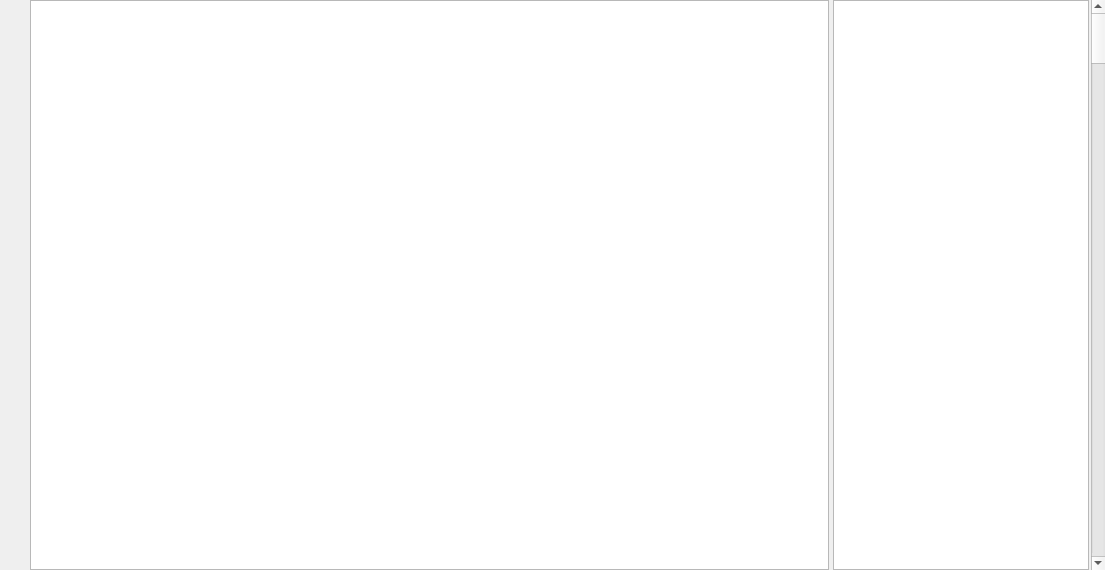
<?xml version="1.0" encoding="UTF-8"?>
<ui version="4.0">
 <class>PLMWritingZone</class>
 <widget class="QWidget" name="PLMWritingZone">
  <property name="enabled">
   <bool>true</bool>
  </property>
  <property name="geometry">
   <rect>
    <x>0</x>
    <y>0</y>
    <width>1105</width>
    <height>570</height>
   </rect>
  </property>
  <property name="windowTitle">
   <string>Form</string>
  </property>
  <layout class="QVBoxLayout" name="verticalLayout">
   <property name="spacing">
    <number>2</number>
   </property>
   <property name="leftMargin">
    <number>0</number>
   </property>
   <property name="topMargin">
    <number>0</number>
   </property>
   <property name="rightMargin">
    <number>0</number>
   </property>
   <property name="bottomMargin">
    <number>0</number>
   </property>
   <item>
    <layout class="QHBoxLayout" name="horizontalLayout">
     <item>
      <widget class="QWidget" name="sizeHorizontalSpacer_left" native="true">
       <property name="sizePolicy">
        <sizepolicy hsizetype="Expanding" vsizetype="Preferred">
         <horstretch>0</horstretch>
         <verstretch>0</verstretch>
        </sizepolicy>
       </property>
       <property name="palette">
        <palette>
         <active>
          <colorrole role="Base">
           <brush brushstyle="SolidPattern">
            <color alpha="255">
             <red>255</red>
             <green>255</green>
             <blue>255</blue>
            </color>
           </brush>
          </colorrole>
          <colorrole role="Window">
           <brush brushstyle="SolidPattern">
            <color alpha="0">
             <red>242</red>
             <green>241</green>
             <blue>240</blue>
            </color>
           </brush>
          </colorrole>
         </active>
         <inactive>
          <colorrole role="Base">
           <brush brushstyle="SolidPattern">
            <color alpha="255">
             <red>255</red>
             <green>255</green>
             <blue>255</blue>
            </color>
           </brush>
          </colorrole>
          <colorrole role="Window">
           <brush brushstyle="SolidPattern">
            <color alpha="0">
             <red>242</red>
             <green>241</green>
             <blue>240</blue>
            </color>
           </brush>
          </colorrole>
         </inactive>
         <disabled>
          <colorrole role="Base">
           <brush brushstyle="SolidPattern">
            <color alpha="0">
             <red>242</red>
             <green>241</green>
             <blue>240</blue>
            </color>
           </brush>
          </colorrole>
          <colorrole role="Window">
           <brush brushstyle="SolidPattern">
            <color alpha="0">
             <red>242</red>
             <green>241</green>
             <blue>240</blue>
            </color>
           </brush>
          </colorrole>
         </disabled>
        </palette>
       </property>
      </widget>
     </item>
     <item>
      <layout class="QVBoxLayout" name="verticalLayout_2">
       <property name="spacing">
        <number>6</number>
       </property>
       <item>
        <spacer name="verticalSpacer_2">
         <property name="orientation">
          <enum>Qt::Vertical</enum>
         </property>
         <property name="sizeHint" stdset="0">
          <size>
           <width>1</width>
           <height>40</height>
          </size>
         </property>
        </spacer>
       </item>
       <item>
        <widget class="ToolBar" name="toolBar" native="true">
         <property name="minimumSize">
          <size>
           <width>20</width>
           <height>0</height>
          </size>
         </property>
        </widget>
       </item>
       <item>
        <spacer name="verticalSpacer">
         <property name="orientation">
          <enum>Qt::Vertical</enum>
         </property>
         <property name="sizeHint" stdset="0">
          <size>
           <width>1</width>
           <height>40</height>
          </size>
         </property>
        </spacer>
       </item>
      </layout>
     </item>
     <item>
      <widget class="SizeHandle" name="sizeHandle" native="true">
       <property name="minimumSize">
        <size>
         <width>4</width>
         <height>0</height>
        </size>
       </property>
       <property name="cursor">
        <cursorShape>SizeHorCursor</cursorShape>
       </property>
       <property name="mouseTracking">
        <bool>true</bool>
       </property>
       <property name="locale">
        <locale language="English" country="UnitedStates"/>
       </property>
      </widget>
     </item>
     <item>
      <widget class="RichTextEdit" name="richTextEdit">
       <property name="sizePolicy">
        <sizepolicy hsizetype="Expanding" vsizetype="Expanding">
         <horstretch>1</horstretch>
         <verstretch>0</verstretch>
        </sizepolicy>
       </property>
       <property name="minimumSize">
        <size>
         <width>40</width>
         <height>40</height>
        </size>
       </property>
       <property name="verticalScrollBarPolicy">
        <enum>Qt::ScrollBarAlwaysOff</enum>
       </property>
       <property name="horizontalScrollBarPolicy">
        <enum>Qt::ScrollBarAlwaysOff</enum>
       </property>
      </widget>
     </item>
     <item>
      <widget class="QWidget" name="sizeHorizontalSpacer_right" native="true">
       <property name="sizePolicy">
        <sizepolicy hsizetype="Expanding" vsizetype="Preferred">
         <horstretch>0</horstretch>
         <verstretch>0</verstretch>
        </sizepolicy>
       </property>
       <property name="palette">
        <palette>
         <active>
          <colorrole role="Base">
           <brush brushstyle="SolidPattern">
            <color alpha="255">
             <red>255</red>
             <green>255</green>
             <blue>255</blue>
            </color>
           </brush>
          </colorrole>
          <colorrole role="Window">
           <brush brushstyle="SolidPattern">
            <color alpha="0">
             <red>242</red>
             <green>241</green>
             <blue>240</blue>
            </color>
           </brush>
          </colorrole>
         </active>
         <inactive>
          <colorrole role="Base">
           <brush brushstyle="SolidPattern">
            <color alpha="255">
             <red>255</red>
             <green>255</green>
             <blue>255</blue>
            </color>
           </brush>
          </colorrole>
          <colorrole role="Window">
           <brush brushstyle="SolidPattern">
            <color alpha="0">
             <red>242</red>
             <green>241</green>
             <blue>240</blue>
            </color>
           </brush>
          </colorrole>
         </inactive>
         <disabled>
          <colorrole role="Base">
           <brush brushstyle="SolidPattern">
            <color alpha="0">
             <red>242</red>
             <green>241</green>
             <blue>240</blue>
            </color>
           </brush>
          </colorrole>
          <colorrole role="Window">
           <brush brushstyle="SolidPattern">
            <color alpha="0">
             <red>242</red>
             <green>241</green>
             <blue>240</blue>
            </color>
           </brush>
          </colorrole>
         </disabled>
        </palette>
       </property>
      </widget>
     </item>
     <item>
      <widget class="Minimap" name="minimap">
       <property name="sizePolicy">
        <sizepolicy hsizetype="Expanding" vsizetype="Expanding">
         <horstretch>0</horstretch>
         <verstretch>0</verstretch>
        </sizepolicy>
       </property>
       <property name="verticalScrollBarPolicy">
        <enum>Qt::ScrollBarAlwaysOff</enum>
       </property>
       <property name="horizontalScrollBarPolicy">
        <enum>Qt::ScrollBarAlwaysOff</enum>
       </property>
      </widget>
     </item>
     <item>
      <widget class="QScrollBar" name="verticalScrollBar">
       <property name="orientation">
        <enum>Qt::Vertical</enum>
       </property>
      </widget>
     </item>
    </layout>
   </item>
  </layout>
  <action name="actionCopy">
   <property name="icon">
    <iconset>
     <normaloff>../pics/32x32/edit-copy.png</normaloff>../pics/32x32/edit-copy.png</iconset>
   </property>
   <property name="text">
    <string>Copy</string>
   </property>
   <property name="shortcut">
    <string>Ctrl+C</string>
   </property>
   <property name="shortcutContext">
    <enum>Qt::WidgetWithChildrenShortcut</enum>
   </property>
  </action>
  <action name="actionPaste">
   <property name="icon">
    <iconset>
     <normaloff>../pics/32x32/edit-paste.png</normaloff>../pics/32x32/edit-paste.png</iconset>
   </property>
   <property name="text">
    <string>Paste</string>
   </property>
   <property name="shortcut">
    <string>Ctrl+V</string>
   </property>
  </action>
  <action name="actionCut">
   <property name="icon">
    <iconset>
     <normaloff>../pics/32x32/edit-cut.png</normaloff>../pics/32x32/edit-cut.png</iconset>
   </property>
   <property name="text">
    <string>Cut</string>
   </property>
   <property name="shortcut">
    <string>Ctrl+X</string>
   </property>
  </action>
  <action name="actionBold">
   <property name="checkable">
    <bool>true</bool>
   </property>
   <property name="icon">
    <iconset>
     <normaloff>../pics/32x32/format-text-bold.png</normaloff>../pics/32x32/format-text-bold.png</iconset>
   </property>
   <property name="text">
    <string>Bold</string>
   </property>
   <property name="shortcut">
    <string>Ctrl+B</string>
   </property>
  </action>
  <action name="actionStrikethrough">
   <property name="checkable">
    <bool>true</bool>
   </property>
   <property name="icon">
    <iconset>
     <normaloff>../pics/32x32/format-text-strikethrough.png</normaloff>../pics/32x32/format-text-strikethrough.png</iconset>
   </property>
   <property name="text">
    <string>Strikethrough</string>
   </property>
  </action>
  <action name="actionItalic">
   <property name="checkable">
    <bool>true</bool>
   </property>
   <property name="icon">
    <iconset>
     <normaloff>../pics/32x32/format-text-italic.png</normaloff>../pics/32x32/format-text-italic.png</iconset>
   </property>
   <property name="text">
    <string>Italic</string>
   </property>
   <property name="shortcut">
    <string>Ctrl+I</string>
   </property>
  </action>
  <action name="actionUnderline">
   <property name="checkable">
    <bool>true</bool>
   </property>
   <property name="icon">
    <iconset>
     <normaloff>../pics/32x32/format-text-underline.png</normaloff>../pics/32x32/format-text-underline.png</iconset>
   </property>
   <property name="text">
    <string>Underline</string>
   </property>
   <property name="shortcut">
    <string>Ctrl+U</string>
   </property>
  </action>
  <action name="actionPrint_directly">
   <property name="icon">
    <iconset>
     <normaloff>../pics/32x32/document-print-direct.png</normaloff>../pics/32x32/document-print-direct.png</iconset>
   </property>
   <property name="text">
    <string>Print directly</string>
   </property>
   <property name="shortcut">
    <string>Ctrl+Shift+P</string>
   </property>
  </action>
 </widget>
 <customwidgets>
  <customwidget>
   <class>RichTextEdit</class>
   <extends>QTextEdit</extends>
   <header>richtextedit.h</header>
  </customwidget>
  <customwidget>
   <class>ToolBar</class>
   <extends>QWidget</extends>
   <header>toolbar.h</header>
   <container>1</container>
  </customwidget>
  <customwidget>
   <class>SizeHandle</class>
   <extends>QWidget</extends>
   <header>sizehandle.h</header>
   <container>1</container>
  </customwidget>
  <customwidget>
   <class>Minimap</class>
   <extends>QGraphicsView</extends>
   <header>minimap.h</header>
  </customwidget>
 </customwidgets>
 <resources/>
 <connections/>
</ui>
